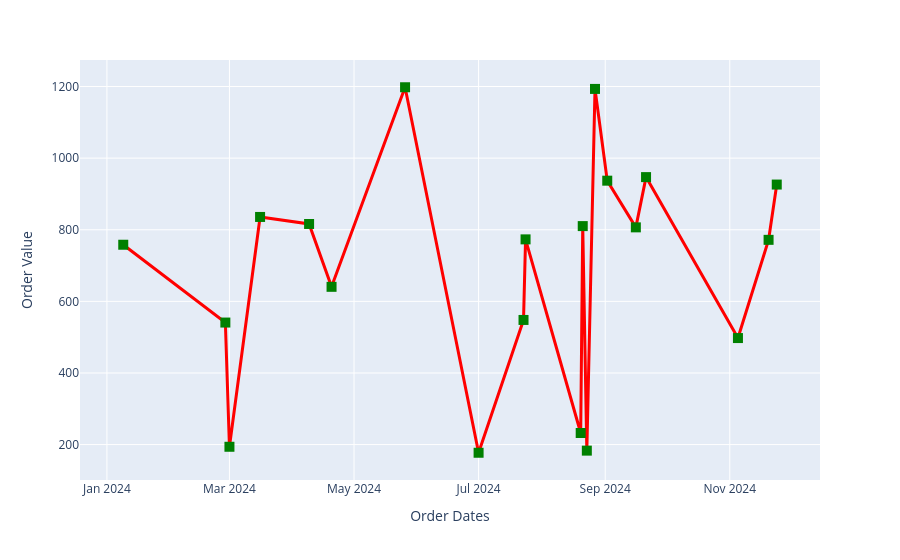

The notebook cell saved with this chart:
### Code cell
fig3 = px.line(food20, x="in_order_dates", y="order_value", markers=True,
   labels=dict(in_order_dates="Order Dates", order_value="Order Value") )
fig3.update_traces(marker=dict(color="Green", size=10, symbol="square"), 
                   line=dict(width=3, color="red"))
fig3.show()

### Figure 1 — Plotly figure (JSON) as saved in the notebook; plotly's stock layout.template omitted (floating-point values rounded to 4 significant figures)
{"data": [{"hovertemplate": "Order Dates=%{x}<br>Order Value=%{y}<extra></extra>", "legendgroup": "", "line": {"color": "red", "dash": "solid", "width": 3}, "marker": {"color": "Green", "size": 10, "symbol": "square"}, "mode": "lines+markers", "name": "", "orientation": "v", "showlegend": false, "type": "scatter", "x": ["2024-01-09T00:00:00.000000000", "2024-02-28T00:00:00.000000000", "2024-03-01T00:00:00.000000000", "2024-03-16T00:00:00.000000000", "2024-04-09T00:00:00.000000000", "2024-04-20T00:00:00.000000000", "2024-05-26T00:00:00.000000000", "2024-07-01T00:00:00.000000000", "2024-07-23T00:00:00.000000000", "2024-07-24T00:00:00.000000000", "2024-08-20T00:00:00.000000000", "2024-08-21T00:00:00.000000000", "2024-08-23T00:00:00.000000000", "2024-08-27T00:00:00.000000000", "2024-09-02T00:00:00.000000000", "2024-09-16T00:00:00.000000000", "2024-09-21T00:00:00.000000000", "2024-11-05T00:00:00.000000000", "2024-11-20T00:00:00.000000000", "2024-11-24T00:00:00.000000000"], "xaxis": "x", "y": [758.1, 540.8, 193.9, 835.8, 816.1, 640.6, 1198.0, 177.2, 548.1, 773.1, 232.3, 810.2, 183.1, 1193.0, 937.1, 806.7, 947.0, 497.5, 771.8, 926.2], "yaxis": "y"}], "layout": {"legend": {"tracegroupgap": 0}, "margin": {"t": 60}, "xaxis": {"anchor": "y", "domain": [0, 1], "title": {"text": "Order Dates"}}, "yaxis": {"anchor": "x", "domain": [0, 1], "title": {"text": "Order Value"}}}}
